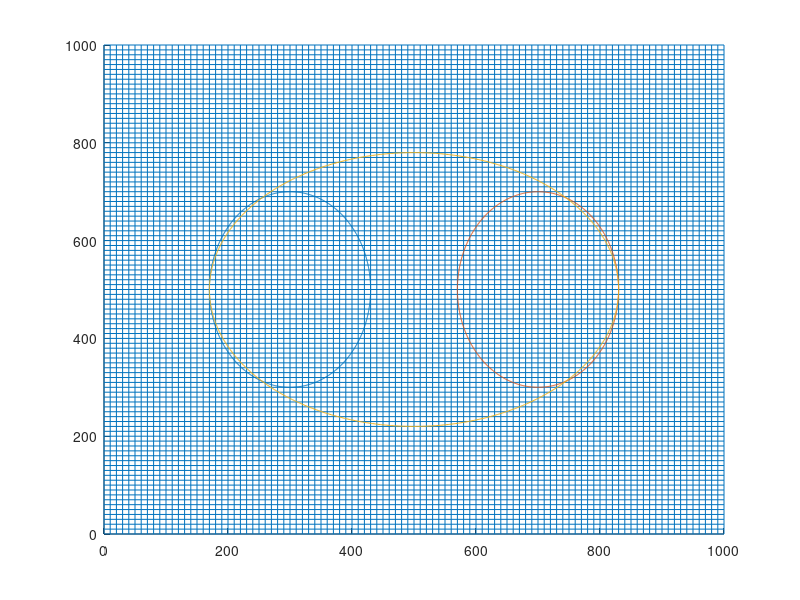

The MATLAB source for this figure:
len = 1000;
for i = 0:len/100:len
        line([i,i],[0,len]);
        line([0,len],[i,i]);
end
hold on;
t = linspace(0,2*pi,1000);
x = 300+130*cos(t);
y = 500+200*sin(t);
plot(x,y);
hold on;
t = linspace(0,2*pi,1000);
x = 700+130*cos(t);
y = 500+200*sin(t);
plot(x,y);
hold on;
t = linspace(0,2*pi,1000);
x = 500+330*cos(t);
y = 500+280*sin(t);
plot(x,y);
hold on;